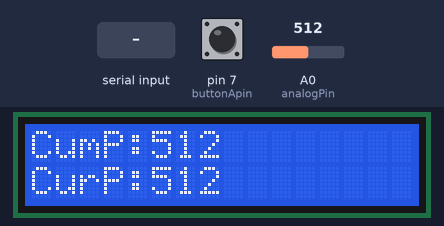
This sketch was run on a simulated Arduino Uno, built with avr-gcc and run on an emulated ATmega328P. On the bench: 16×2 character LCD. The test bench sets the inputs (shaded band); at power-on: A0 (analogPin) = 512, pin 7 (buttonApin) HIGH. Storage starts empty; what the sketch prints to the serial monitor is not drawn.

Above: at 2.2 s.
2.3 s: A0 (analogPin) set to 0
At 4.7 s:
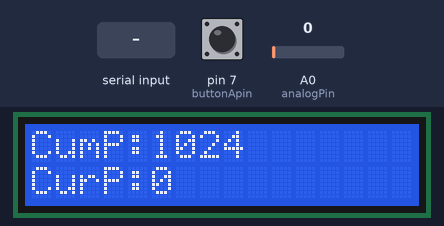
5.2 s: A0 (analogPin) set to 122
At 7.7 s:
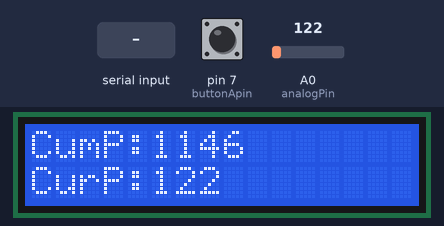
9.4 s: pin 7 (buttonApin) pulled LOW for 1.3 s
At 12.5 s:
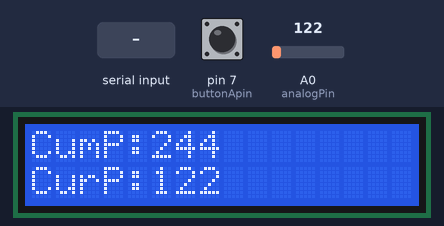
12.6 s: "90,45\n" received over the second serial link
15.7 s: A0 (analogPin) set to 306
At 18.0 s:
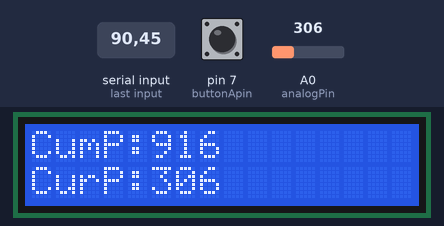
19.9 s: pin 7 (buttonApin) pulled LOW for 1.3 s
At 21.2 s:
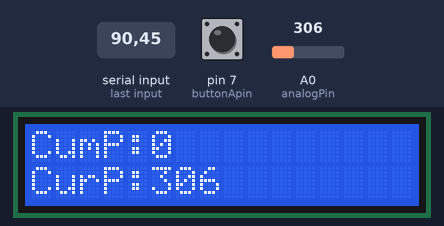
Timing chart, 0 to 22.9 s (numbered marks = the images above; inputs shaded):
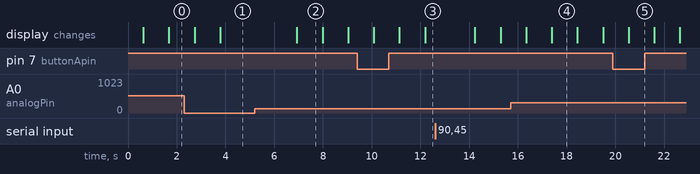

The sketch:

UNO_AMR_slave3.ino
```cpp
#include <SoftwareSerial.h>
#include <SPI.h>
#include <SD.h>
#include <Wire.h>
#include <LiquidCrystal_I2C.h>

SoftwareSerial mySerial(2, 3);
LiquidCrystal_I2C lcd(0x27, 16, 2);

const int chipSelect = 4; //SD카드 모듈에서 cs핀 부분

File myFile;
String fileName = "filetest.txt";
char AMRid = '3';  // todo: 각 슬레이브에 아이디 지정해주기

long Cumulative_Power;

int Cum = 0;
int cur = 0;
String Cum_Power = "CumP:";
String cur_power = "CurP:";

int analogPin = 0;
int buttonApin = 7;

int sensor = 0;


void setup() {
  Serial.begin(9600);
  mySerial.begin(9600);

  pinMode(buttonApin, INPUT_PULLUP);

  lcd.begin();
  lcd.clear();

  InitializeSDcard();

  Cumulative_Power = readData().toInt();

}


void loop() {

    // todo: 전류 측정하기대신 가변저항 값으로 변환
    sensor = analogRead(analogPin);
    delay(1000);

    //버튼으로 누적전력 초기화
    if (digitalRead(buttonApin) == HIGH) {
      Cumulative_Power += sensor;
    } else if (digitalRead(buttonApin) == LOW) {
      Cumulative_Power = 0;
    }

  // todo: 측정값 sd카드에 저장하기
  writeData(String(Cumulative_Power));

  delay(10);

  Cum = readData().toInt();
  cur = sensor;

  RequestIdFind(AMRid, Cum, cur); // todo: master의 요청이 들어오면 값 전송하기

  // todo: 저장되어 있는 값 lcd로 출력하기
  lcd.clear();
  lcdView(0, Cum_Power, Cum);
  lcdView(1, cur_power, cur);

}// end of loop

//SD카드 연결체크
void InitializeSDcard() {
  lcd.setCursor(0, 0);
  lcd.print("Opening SD Card..");
  delay(500);
  if (SD.begin(chipSelect))
  {
    lcd.setCursor(0, 1);
    lcd.print("Card ready to use");
  } else {
    lcd.setCursor(0, 1);
    lcd.print("Failed to open Card");
    return;
  }
}

//LCD화면출력
void lcdView(int Cursor, String view, int value) {
  lcd.setCursor(0, Cursor);
  lcd.print(view);
  lcd.print(value);
}


//데이터 저장
void writeData(String IntotalData) {
  myFile = SD.open(fileName, O_READ | O_WRITE | O_CREAT | O_READ);

  if (myFile) {
    myFile.println(IntotalData);
    myFile.close();
  } else {
    Serial.println("error opening test.txt");
  }

}

//저장된 데이터 읽기
String readData() {
  long data = 0;
  String total = "";

  myFile = SD.open(fileName);
  if (myFile) {
    while (myFile.available()) {
      data = myFile.read();
      total += (char)data;
    }
    myFile.close();
  } else {
    Serial.println("error opening datalog.txt");
  }
  return total;
}


//master의 요청이 들어오면 값 전송하기
void RequestIdFind(char amrId, int ADvalue, int NDvalue) {
  if (mySerial.available()) {
    Serial.write(mySerial.read());
    Serial.println();
    if (mySerial.find("req")) {
      if ((char)mySerial.read() == amrId) {
        Serial.println("ok");
        mySerial.print("resp");
        mySerial.print(ADvalue);
        mySerial.print("/");
        mySerial.println(NDvalue);
      }else{
         mySerial.flush();
      }
    }
  }
}
```

Measured:
- after the input at 5.2 s, the display: changes after 1.7 s (image 2)
- what the display in image 2 shows lasts 1.1 s, from 6.9 s to 8.0 s
